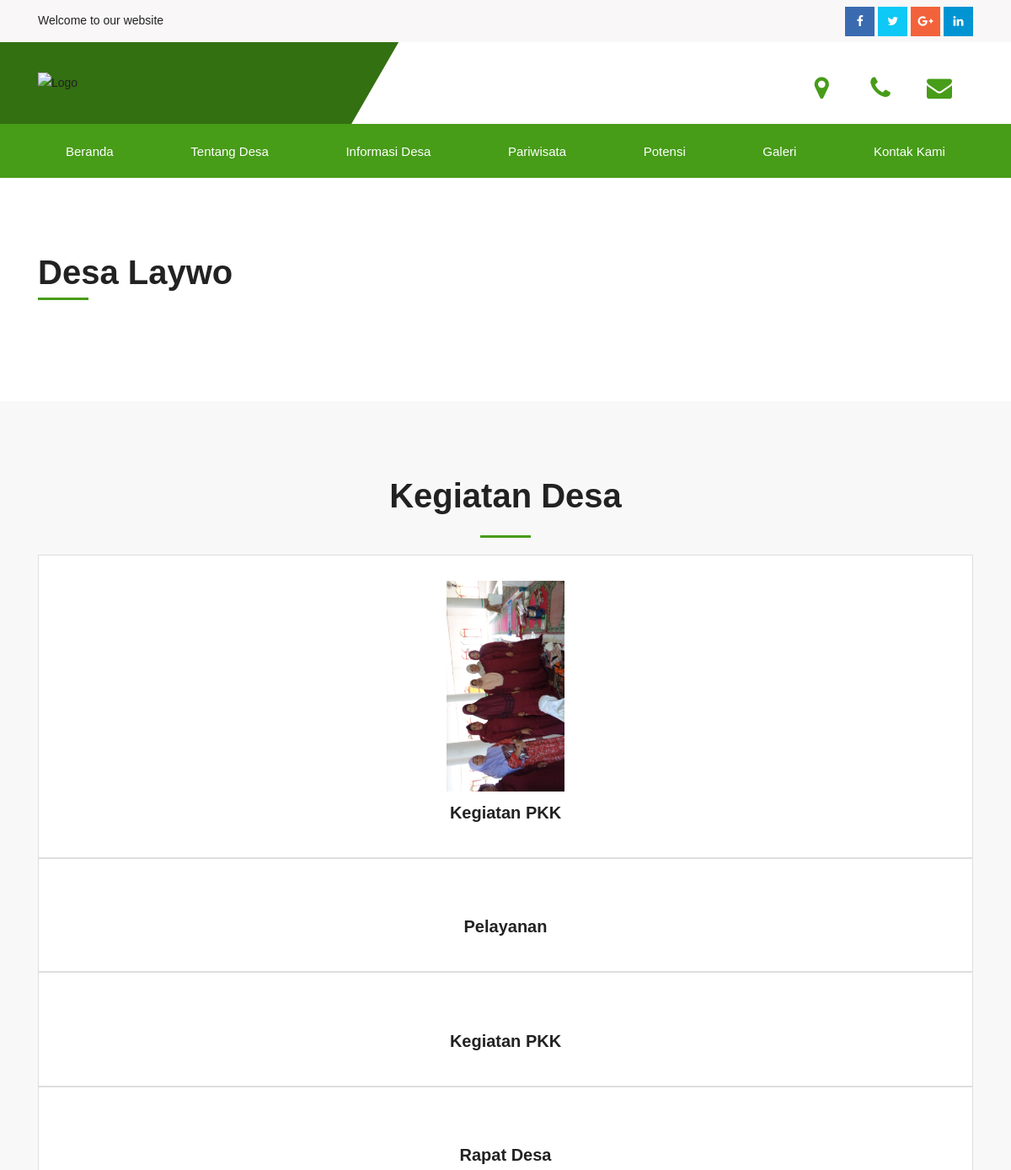
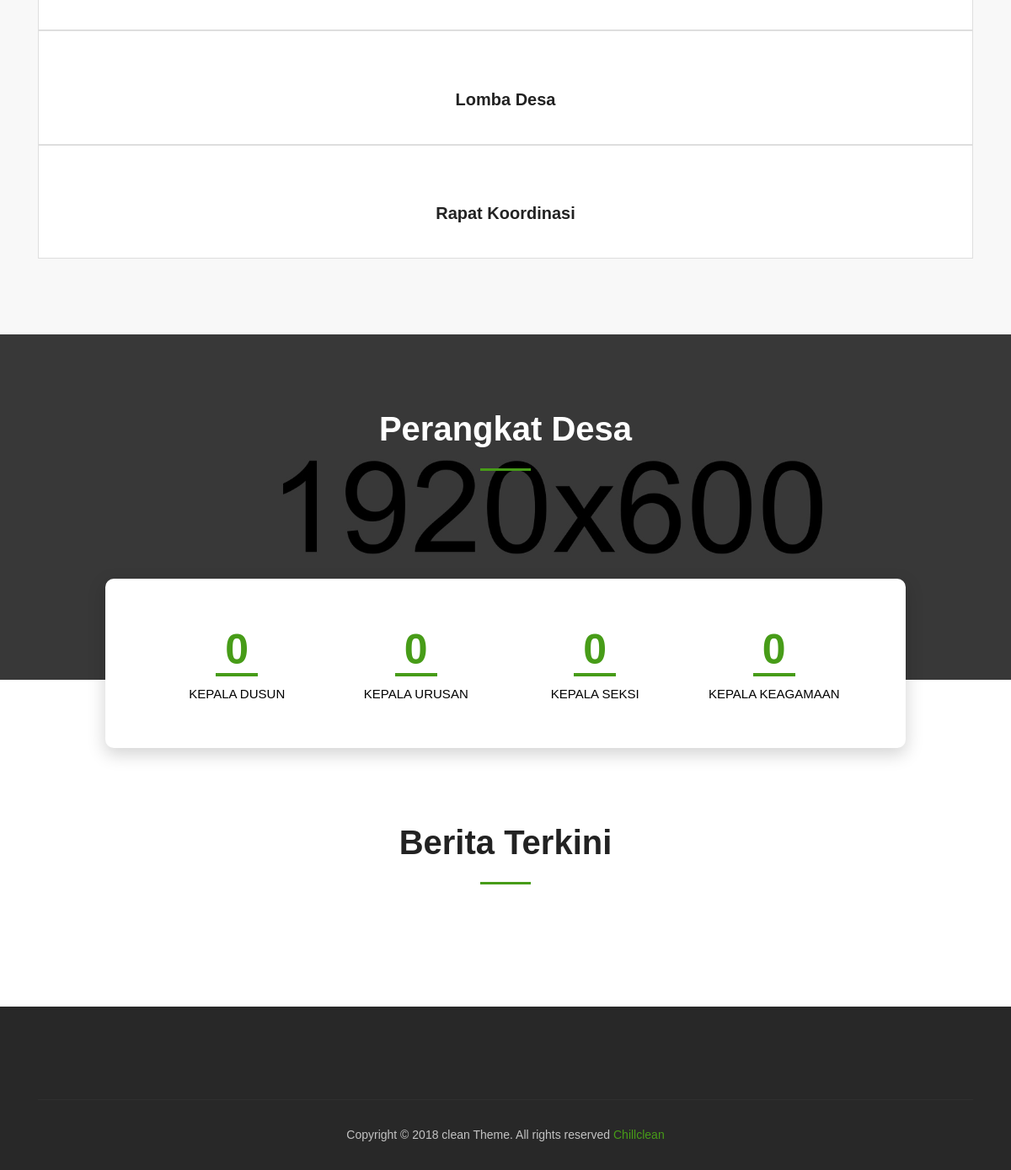
The page / on the database its author committed (2 pictures, top to bottom).
### tables this page shows
CREATE TABLE `table_kegiatan` (
  `image_id` int(11) NOT NULL,
  `image_name` varchar(200) NOT NULL,
  `image_desc` text NOT NULL,
  `image_file` text NOT NULL
);

### application/controllers/Home.php (called while the page is built, shortened)
<?php
class Home extends CI_Controller {
    function __construct() {
        $this->load->model("M_login");
        $this->load->model("M_gambar");
        $this->load->model("M_berita");
        $this->load->model("M_perangkat");
    		$this->load->model("M_foto");
    		$this->load->model("M_foto_kegiatan");
    		$this->load->model("M_video");
        $this->load->model("M_agenda");
		    $this->load->model("M_potensi");
		    $this->load->model("M_pariwisata");
		    $this->load->model("M_visi");
		    $this->load->model("M_sejarah_desa");
		    $this->load->model("M_sejarah_pemerintahan");
		    $this->load->model("M_perangkat");
		    $this->load->model("M_fasilitas");
        $this->load->library("pagination");
    }
    public function index1(){
            $data['gambar']=$this->M_gambar->tampil_data_gambar();
            $data['semua']=$this->M_gambar->tampil_semua_data();
            $data['terkini']=$this->M_gambar->tampil_berita_terkini();
            $this->load->view("frontend/index.php",$data);
    }
}
?>

### index.php (called while the page is built, shortened)
<?php
require_once BASEPATH.'core/CodeIgniter.php';

### application/models/M_gambar.php (called while the page is built, shortened)
<?php
class M_gambar extends CI_Model{
	public function tampil_semua_data() {
        $query  = $this->db->query("select * from table_kegiatan GROUP BY image_id DESC");
        return $query->result();
    }
}
?>

### application/views/frontend/index.php (the view, shortened to what this page needs)
<!DOCTYPE html>
<html lang="en">
	<head>
		<link href="<?php echo base_url()?>assets/assets/css/bootstrap.min.css" rel="stylesheet" type="text/css">
		<link href="<?php echo base_url()?>assets/assets/css/font-awesome.css" rel="stylesheet" type="text/css">
		<link href="<?php echo base_url()?>assets/assets/css/ionicons.css" rel="stylesheet" type="text/css">
		<link href="<?php echo base_url()?>assets/assets/css/jquery.fancybox.css" rel="stylesheet" type="text/css">
		<link href="<?php echo base_url()?>assets/assets/css/settings.css" type="text/css" rel="stylesheet" media="screen">
		<link href="<?php echo base_url()?>assets/assets/css/layers.css" type="text/css" rel="stylesheet" media="screen">
		<link href="<?php echo base_url()?>assets/assets/css/layers.css" type="text/css" rel="stylesheet" media="screen">
		<link href="<?php echo base_url()?>assets/assets/css/owl.carousel.css" type="text/css" rel="stylesheet" media="screen">
		<link href="<?php echo base_url()?>assets/assets/css/style.css" rel="stylesheet">
		<link href="<?php echo base_url()?>assets/assets/css/header.css" rel="stylesheet" type="text/css" />
		<link href="<?php echo base_url()?>assets/assets/css/footer.css" rel="stylesheet" type="text/css" />
		<link href="<?php echo base_url()?>assets/assets/css/index.css" rel="stylesheet" type="text/css" />
		<link href="<?php echo base_url()?>assets/assets/css/theme-color/default.css" rel="stylesheet" type="text/css" id="theme-color" />
	</head>
	<body>
		<header>
		<div class="top-part__block">
			<div class="container">
				<div class="row">
					<div class="col-sm-7">
						<p>
							Welcome to our website
						</p>
					</div>
					<div class="col-sm-5">
						<div class="social-link__block text-right">
							<a href="#" class="facebook">
								<i class="fa fa-facebook"></i>
							</a>
							<a href="#" class="twitter">
								<i class="fa fa-twitter"></i>
							</a>
							<a href="#" class="google-plus">
								<i class="fa fa-google-plus"></i>
							</a>
							<a href="#" class="linkedin">
								<i class="fa fa-linkedin"></i>
							</a>
						</div>
					</div>
				</div>
			</div>
		</div>
		<div class="middel-part__block">
			<div class="container">
				<div class="row">
					<div class="col-lg-4 logo col-md-12 d-flex align-items-center">
							<a href="<?php echo base_url();?>">
								<img src="<?php echo base_url()?>assets/assets/images/logo.png" alt="Logo">
								</a>
					</div>
					<div class="col-lg-8 col-md-12">
						<div class="top-info__block text-right">
							<ul>
								<li>
									<i class="fa fa-map-marker"></i>
								</li>
								<li>
									<i class="fa fa-phone"></i>
								</li>
								<li>
									<i class="fa fa-envelope" aria-hidden="true"></i>
								</li>
							</ul>
						</div>
					</div>
				</div>
			</div>
		</div>
		<div class="main_nav stricky-header__top navbar-toggleable-md">
			<nav class="navbar navbar-default navbar-sticky bootsnav">
				<div class="container">
					<div class="collapse navbar-collapse" id="navbar-menu">
						<ul class="nav navbar-nav mobile-menu d-flex justify-content-between">
							<li>
								<a href="<?php echo base_url();?>">Beranda</a>
							</li>
							<li>
								<a href="#!">Tentang Desa</a>
							</li>
							<li>
								<a href="javascript:avoid(0);">Informasi Desa</a>
							</li>
							<li>
								<a href="<?php echo site_url('Home/pariwisata');?>">Pariwisata</a>
							</li>
							<li>
								<a href="<?php echo site_url('Home/potensi');?>">Potensi</a>
							</li>
							<li>
								<a href="javascript:avoid(0);">Galeri</a>
							</li>
							<li>
								<a href="<?php echo site_url('Home/kontak');?>">Kontak Kami</a>
							</li>
						</ul>
					</div>
				</div>
			</nav>
		</div>
	</header>
		<section class="padding ptb-xs-40">
			<div class="container">
				<div class="row pb-30">
					<div class="col-md-4 d-flex align-items-center">
						<div class="section_tit">
							<h2>Desa Laywo</h2>
							<span class="b-line l-left sm-l-center"></span>
						</div>
					</div>
					<div class="col-md-8 mt-xs-30 text-center text-md-left">
					</div>
				</div>
			</div>
		</section>
		<section class="padding ptb-xs-40 gray-bg service_sec">
			<div class="container">
				<div class="row text-center mb-xs-30">
					<div class="col-md-8 offset-md-2 col-lg-6 offset-lg-3">
						<div class="section-title_home">
							<h2>Kegiatan Desa</h2>
							<span class="b-line"></span>
						</div>
					</div>
				</div>
				<div class="row">
					<div class="col-md-12">
						<div class="service_slider_home next_btn_style">
							<?php
						 foreach ($semua as $key1) {
					 	?>
							<div class="service_box">
								<figure>
									<img src="<?php echo base_url()?>assets/foto_kegiatan/<?php echo $key1->image_file;?>" alt="" height="250" />
								</figure>
								<h3><a href="#"><?php echo $key1->image_name;?></a></h3>
							</div>
							<?php
						}
							?>
						</div>
					</div>
				</div>
			</div>
		</section>
		<section class="padding ptb-xs-40 counter_sec">
			<div class="container">
				<div class="row text-center light-color mb-40 mb-xs-30">
					<div class="col-md-8 offset-md-2 col-lg-6 offset-lg-3">
						<div class="section-title_home">
							<h2>Perangkat Desa</h2>
							<span class="b-line"></span>
						</div>
					</div>
				</div>
			</div>
		</section>
		<section class="counter_box">
			<div class="container">
				<div class="row">
					<div class="col-lg-10 offset-lg-1">
						<div class="row bg_withe">
							<div class="col-lg-3 col-md-6">
								<div class="single-fact">
									<span class="counter" data-count="3">0</span>
									<p>
									 Kepala Dusun
									</p>
								</div>
							</div>
							<div class="col-lg-3 col-md-6 mt-xs-30">
								<div class="single-fact">
									<span class="counter" data-count="3">0</span>
									<p>
										Kepala Urusan
									</p>
								</div>
							</div>
							<div class="col-lg-3 col-md-6 mt-sm-30 mt-xs-30">
								<div class="single-fact">
									<span class="counter" data-count="3">0</span>
									<p>
										Kepala Seksi
									</p>
								</div>
							</div>
							<div class="col-lg-3 col-md-6 mt-sm-30 mt-xs-30">
								<div class="single-fact">
									<span class="counter" data-count="3">0</span>
									<p>
										Kepala Keagamaan
									</p>
								</div>
							</div>
						</div>
					</div>
				</div>
			</div>
		</section>
		<section id="work" class="padding ptb-xs-40">
			<div class="container">
				<div class="row text-center mb-40 mb-xs-30">
					<div class="col-md-8 offset-md-2 col-lg-6 offset-lg-3">
						<div class="section-title_home">
							<h2>Berita Terkini</h2>
							<span class="b-line"></span>
						</div>
					</div>
				</div>
			</div>
		</section>
		<footer class="footer pt-50">
			<div class="bottom-footer text-center">
				<div class="container">
					<div class="bor_top clearfix">
						<p>
							Copyright © 2018 clean Theme. All rights reserved <a href="#">Chillclean</a>
						</p>
					</div>
				</div>
			</div>
		</footer>
	</body>
</html>

### assets/assets/css/header.css (style rules this page uses)
nav.navbar.bootsnav { margin-bottom: 0; -moz-border-radius: 0px; -webkit-border-radius: 0px; -o-border-radius: 0px; border-radius: 0px; background-color: #fff; border: none; z-index: 9; padding: 0px; }
nav.navbar.bootsnav ul.nav > li > a { color: #6f6f6f; background-color: transparent; outline: none; margin-bottom: -2px; }
@media (min-width: 1024px) { nav.navbar.bootsnav ul.nav > li > a { padding: 30px 15px; } }
.top-part__block { background-color: #f9f7f7; color: #7f8997; overflow: hidden; height: 50px; }
.top-info__block p, .top-part__block p { margin: 0; }
.top-part__block p { color: #222; margin-top: 12px; }
.social-link__block a { color: #fff !important; display: inline-block; width: 35px; height: 35px; line-height: 35px; text-align: center; margin-top: 2px; position: relative; z-index: 2; }
.social-link__block a.facebook { background-color: #3a6bb1; }
.social-link__block a.twitter { background-color: #0ec8f5; }
.social-link__block a.google-plus { background-color: #f2623b; }
.social-link__block a.linkedin { background-color: #0094d3; }
.social-link__block a:after { content: ''; position: absolute; background-color: #364c61; height: 100%; width: 100%; z-index: -1; top: 0; left: 0; opacity: 0; transform: scaleY(0); -webkit-transition: all 0.3s ease-in-out; -moz-transition: all 0.3s ease-in-out; -ms-transition: all 0.3s ease-in-out; -o-transition: all 0.3s ease-in-out; transition: all 0.3s ease-in-out; }
.social-link__block { padding-top: 6px; }
.top-info__block ul { list-style: outside none none; margin: 0; padding: 0; }
.top-info__block ul li { display: inline-block; position: relative; }
.middel-part__block { position: relative; }
.middel-part__block .logo a { display: inline-block; padding: 27px 0; width: 250px; }
.middel-part__block::before { background: #0c1f38; content: ""; height: 100%; left: 0; position: absolute; top: 0; width: 50%; margin-left: -400px; }
.top-info__block li i { color: #0c1f38; font-size: 30px; height: 50px; left: 0; line-height: 50px; margin-top: -25px; position: absolute; text-align: center; top: 46%; width: 50px; }
.top-info__block { padding-bottom: 34px; padding-top: 38px; }
.top-info__block li { border-right: 1px solid #cfcfd0; }
.top-info__block li:last-child { border: medium none; }
.middel-part__block .logo { background: #0c1f38 none repeat scroll 0 0; position: relative; }
.middel-part__block .logo:after { content: ""; background: #0c1f38 none repeat scroll 0 0; transform: skewX(-30deg); -webkit-transform: skewX(-30deg); height: 100%; width: 79px; right: -35px; position: absolute; top: 0; }
.top-part__block { position: relative; }
header { position: relative; z-index: 9999; }
.navbar-nav li a { text-transform: capitalize; }
.nav.navbar-nav { float: none; }
nav.navbar.bootsnav ul.nav > li { position: relative; }
nav.navbar.bootsnav ul.nav > li > a { color: #fff; font-size: 15px; padding: 20px 33px; display: block; }
@media (min-width: 992px) { .nav.navbar-nav { display: block; width: 100%; } }
@media (min-width: 992px) { .navbar-nav > li { display: inline-block; } }

### assets/assets/css/footer.css (style rules this page uses)
.footer { background: #282828; }
.footer .bottom-footer { margin-top: 60px; }
.footer .bottom-footer .bor_top { border-top: 1px solid #2f2f2f; padding: 24px 0; }
.footer .bottom-footer p { color: #c3c3c3; line-height: 35px; margin: 0px; }
.footer .bottom-footer p a { font-weight: normal; }
.bor_top a { color: #d6a300; }

### assets/assets/css/index.css (style rules this page uses)
.section-title_home h2 { margin-bottom: 25px; }
.section_tit { width: 100%; }
.service_box { background: #fff; text-align: center; padding: 30px; border: 1px solid #dedede; }
.counter_sec { background: url(../images/bg_87.jpg) no-repeat 0 0; background-size: cover; position: relative; min-height: 410px; }
.counter_sec:before { content: ""; position: absolute; top: 0px; left: 0px; width: 100%; height: 100%; background: rgba(0, 0, 0, 0.70); }
.bg_withe { background: #fff; padding: 50px; text-align: center; border-radius: 10px; box-shadow: 0px 7px 20px 1px rgba(0, 0, 0, 0.17); }
.counter_box .single-fact .counter { color: #ff6b57; position: relative; }
.counter_box .single-fact .counter:before { content: ""; width: 50px; height: 4px; background: #ff6b57; position: absolute; left: 50%; transform: translateX(-50%); bottom: 8px; }
.counter_box .single-fact p { color: #000; }
.counter_box { margin-top: -120px; position: relative; }

### rows shown on the page
table_kegiatan: image_file (picture), image_name "Kegiatan PKK"
table_kegiatan: image_name "Pelayanan"
table_kegiatan: image_name "Kegiatan PKK"
table_kegiatan: image_name "Rapat Desa"
table_kegiatan: image_name "Lomba Desa"
table_kegiatan: image_name "Rapat Koordinasi"
